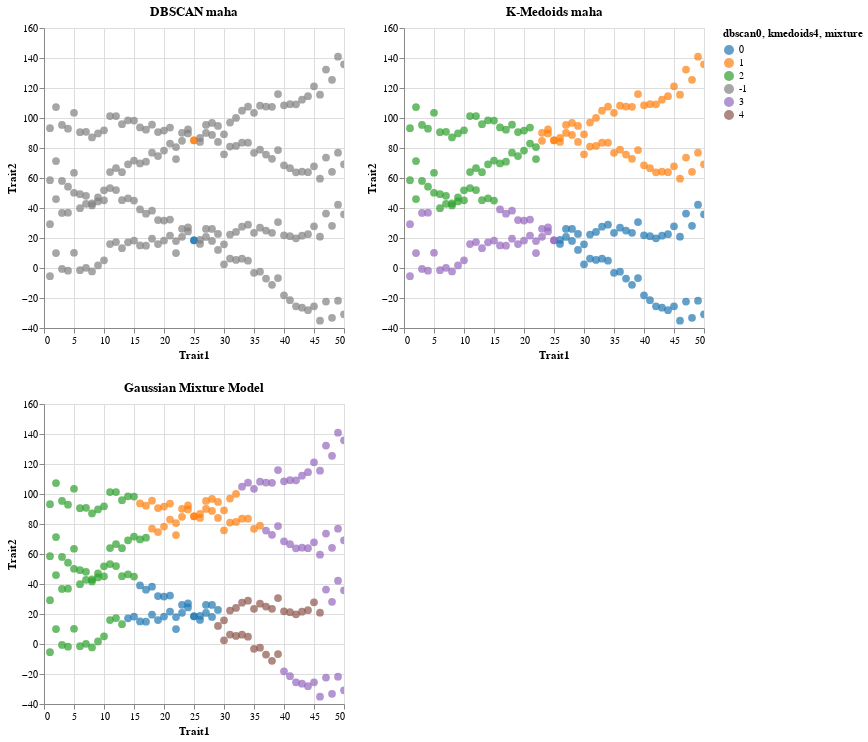

Here is the notebook cell this chart was saved with:
### Code cell
(affini_maha | agglom_maha) & (dbscan_maha | kmedoi_maha) & gauss_maha

### Figure 1 — Vega-Lite specification as saved in the notebook (floating-point values rounded to 4 significant figures; data arrays with more than 128 entries replaced by an {"elided": "..."} marker saying what was removed)
{"config": {"view": {"continuousWidth": 300, "continuousHeight": 300}}, "vconcat": [{"hconcat": [{"mark": {"type": "circle", "size": 60}, "encoding": {"color": {"field": "dbscan0", "scale": {"domain": [0.0, 1.0, 2.0, -1.0, 3.0, 4.0], "range": ["#1f77b4", "#ff7f0e", "#2ca02c", "#808080", "#9467bd", "#8c564b"]}, "type": "nominal"}, "tooltip": [{"field": "dbscan0", "type": "quantitative"}, {"field": "kmedoids4", "type": "quantitative"}, {"field": "mixture", "type": "quantitative"}], "x": {"field": "Trait1", "type": "quantitative"}, "y": {"field": "Trait2", "type": "quantitative"}}, "name": "view_73", "title": "DBSCAN maha"}, {"mark": {"type": "circle", "size": 60}, "encoding": {"color": {"field": "kmedoids4", "scale": {"domain": [0.0, 1.0, 2.0, -1.0, 3.0, 4.0], "range": ["#1f77b4", "#ff7f0e", "#2ca02c", "#808080", "#9467bd", "#8c564b"]}, "type": "nominal"}, "tooltip": [{"field": "dbscan0", "type": "quantitative"}, {"field": "kmedoids4", "type": "quantitative"}, {"field": "mixture", "type": "quantitative"}], "x": {"field": "Trait1", "type": "quantitative"}, "y": {"field": "Trait2", "type": "quantitative"}}, "name": "view_74", "title": "K-Medoids maha"}]}, {"mark": {"type": "circle", "size": 60}, "encoding": {"color": {"field": "mixture", "scale": {"domain": [0.0, 1.0, 2.0, -1.0, 3.0, 4.0], "range": ["#1f77b4", "#ff7f0e", "#2ca02c", "#808080", "#9467bd", "#8c564b"]}, "type": "nominal"}, "tooltip": [{"field": "dbscan0", "type": "quantitative"}, {"field": "kmedoids4", "type": "quantitative"}, {"field": "mixture", "type": "quantitative"}], "x": {"field": "Trait1", "type": "quantitative"}, "y": {"field": "Trait2", "type": "quantitative"}}, "name": "view_75", "title": "Gaussian Mixture Model"}], "data": {"name": "data-43dd7264a11b5ed7cff16bb818138c21"}, "params": [{"name": "param_65", "select": {"type": "interval", "encodings": ["x", "y"]}, "bind": "scales", "views": ["view_73"]}, {"name": "param_66", "select": {"type": "interval", "encodings": ["x", "y"]}, "bind": "scales", "views": ["view_74"]}, {"name": "param_67", "select": {"type": "interval", "encodings": ["x", "y"]}, "bind": "scales", "views": ["view_75"]}], "$schema": "https://vega.github.io/schema/vega-lite/v5.16.3.json", "datasets": {"data-43dd7264a11b5ed7cff16bb818138c21": {"elided": "200 records"}}}
